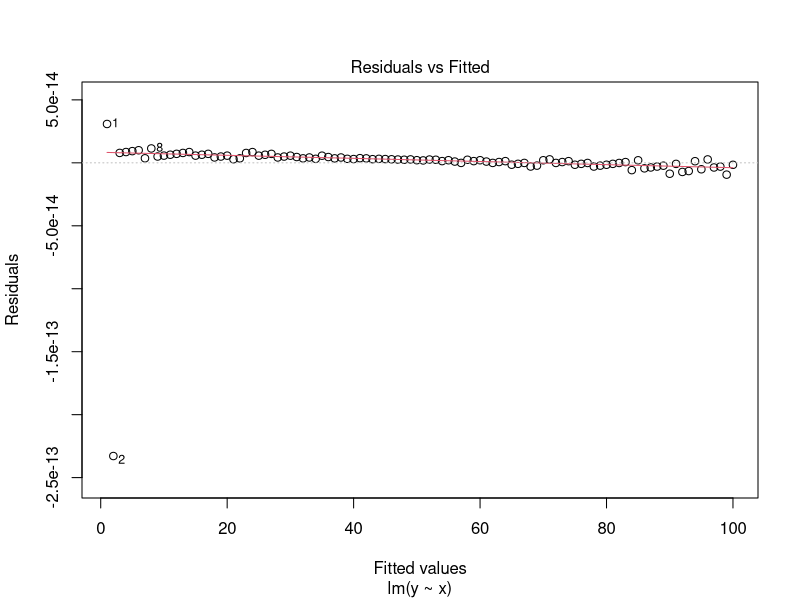
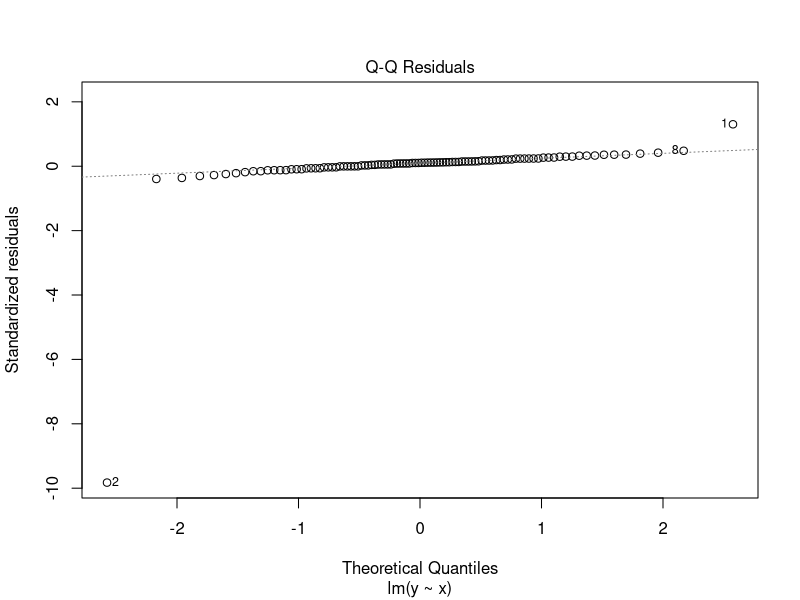
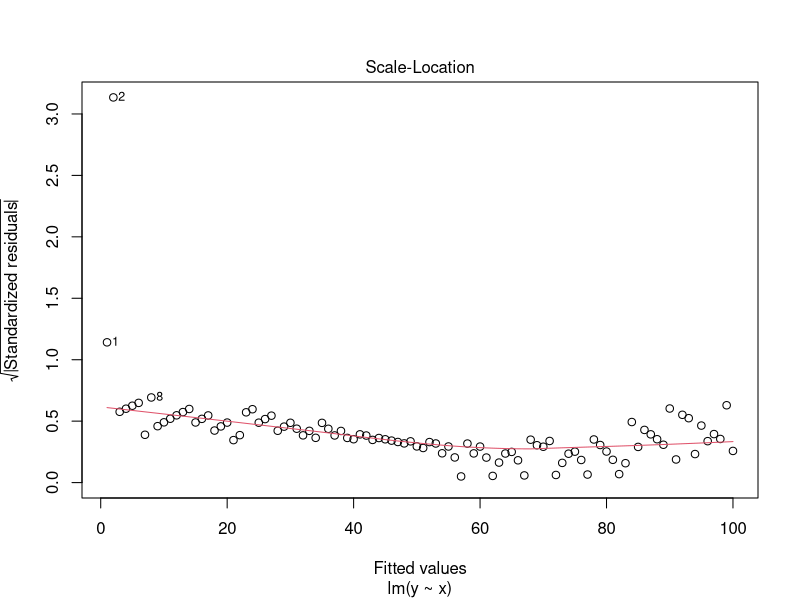
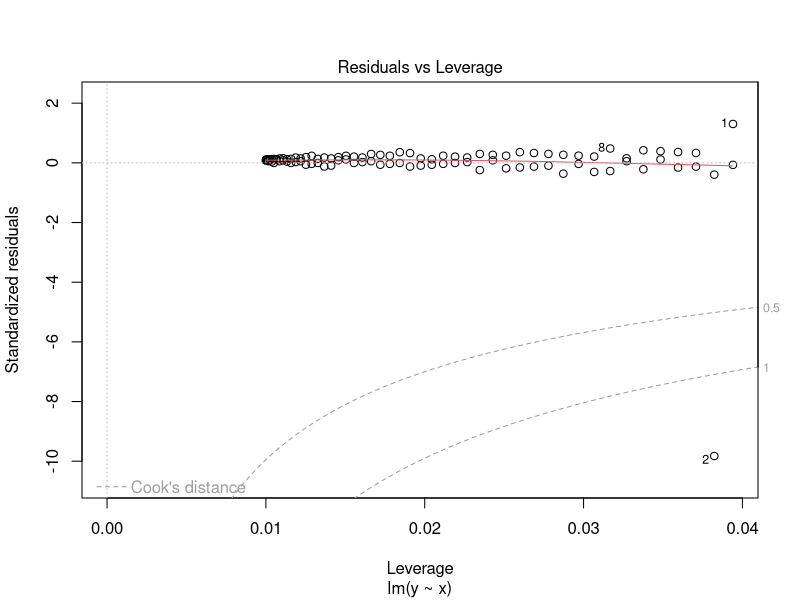
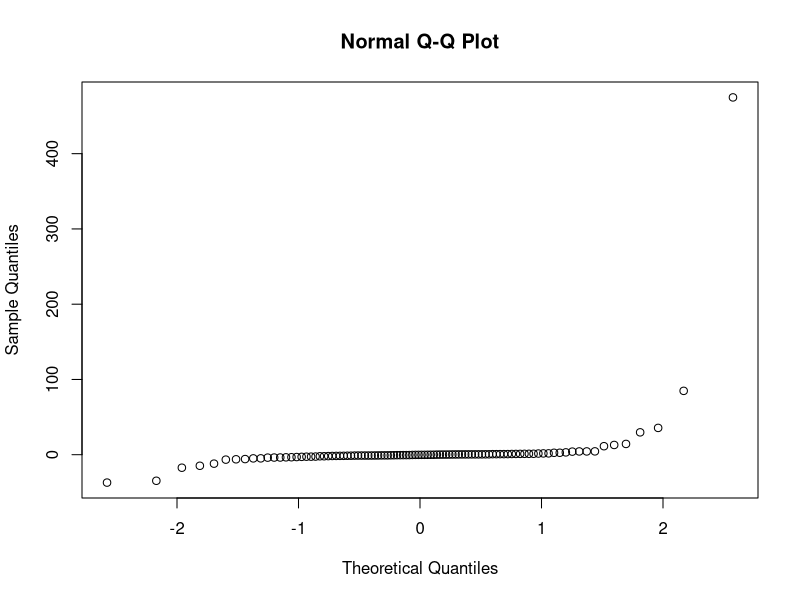
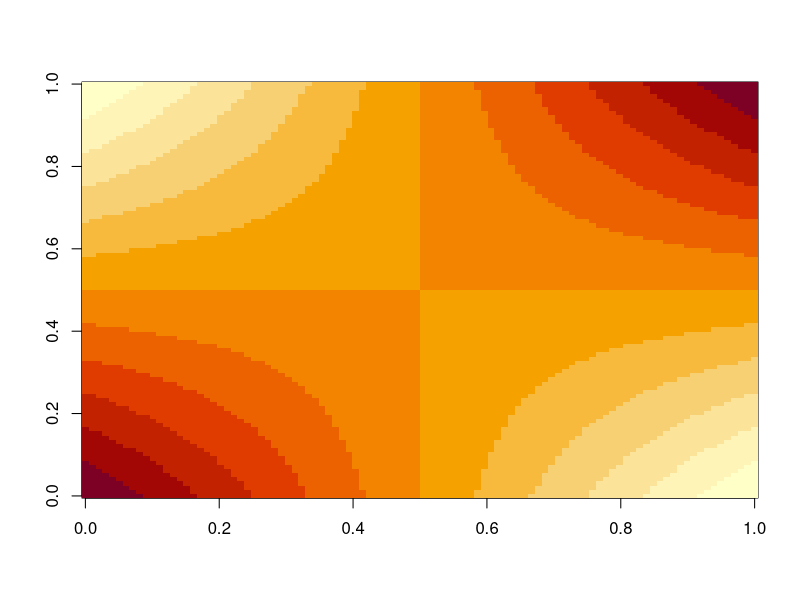
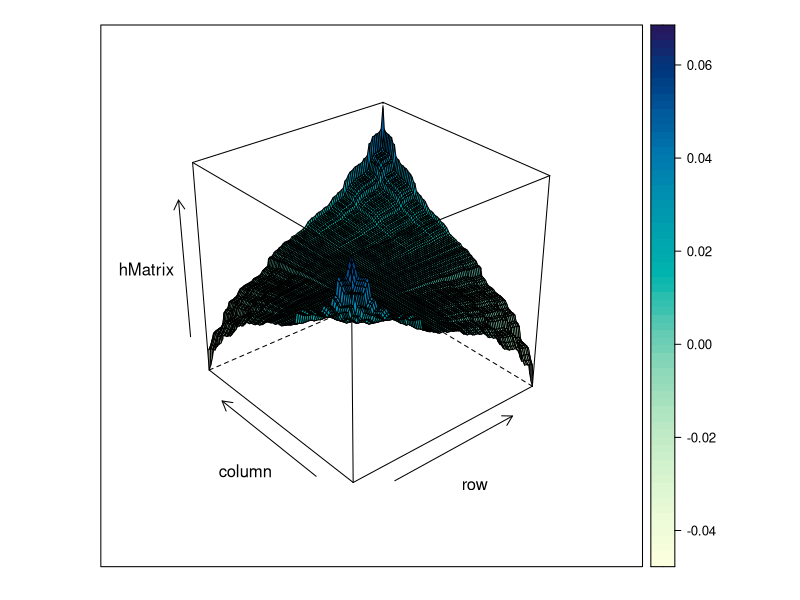
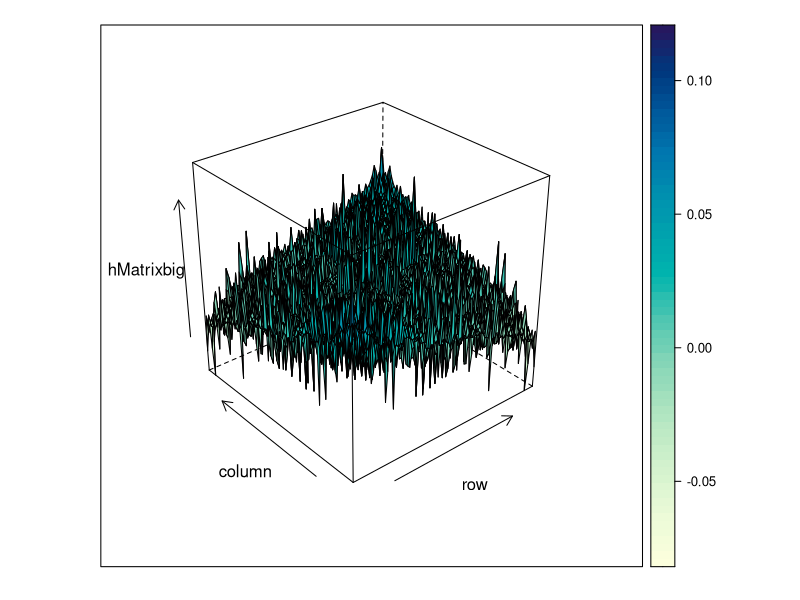

The R source for these figures, in order:
rm(list = ls())
x = 1:100

one = rep(1, 11)
X = as.matrix(cbind(one, x))
X
XtX = t(X) %*% X
XtXinv = solve(XtX)
# make sure it is inverse indeed
XtXinv %*% XtX

# pseudoinverse
xPlus = XtXinv %*% t(X)
xPlus

# To get hat or projection matrix, we need to multiply xPlus pseudo-inverse by X on the left
pMatrix = X %*% xPlus
pMatrix
X

y = x

yHat = pMatrix %*% y
yHat

fit = lm(y~x)
names(fit)
myFittedValues = fitted.values(fit)
myFittedValues
plot(fit)



myNormalSample = rnorm(n=100)
myCauchySample = rcauchy(n=100)
qqnorm(myCauchySample)

image(pMatrix)

library(lattice)

mySize = 100
x0 = rep(1, times=mySize)
x1 = rnorm(n=mySize)
x2 = rnorm(n=mySize)


x1 = sort(x1)
X = matrix(c(x0, x1), nrow = mySize, ncol = 2)
X
hMatrix = X %*% solve(t(X) %*% X) %*% t(X)
wireframe(hMatrix, drape = T)


Xbig = matrix(c(x0, x1, x2), nrow = mySize, ncol = 3)
Xbig
hMatrixbig = Xbig %*% solve(t(Xbig) %*% Xbig) %*% t(Xbig)
wireframe(hMatrixbig, drape = T)

df = data.frame(y, x0, x1, x2)
cor(df)
